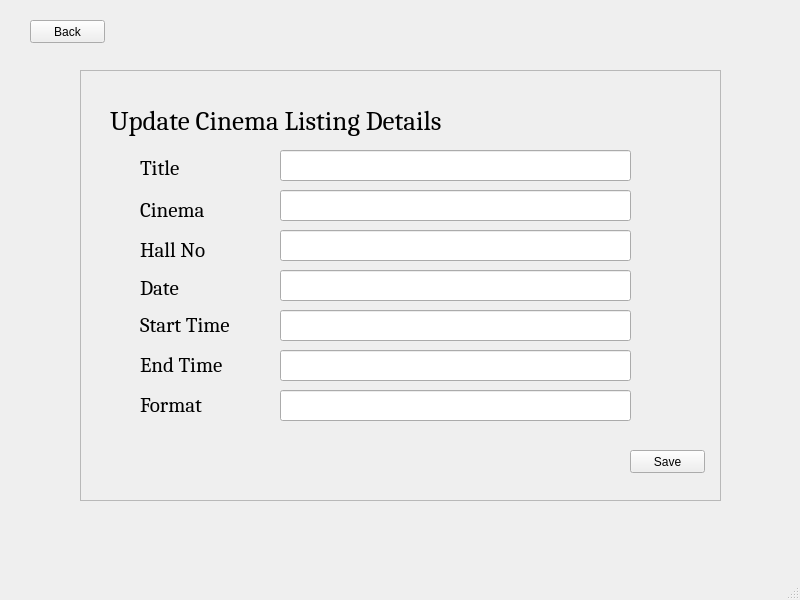
<?xml version="1.0" encoding="UTF-8"?>
<ui version="4.0">
 <class>MainWindow</class>
 <widget class="QMainWindow" name="MainWindow">
  <property name="geometry">
   <rect>
    <x>0</x>
    <y>0</y>
    <width>800</width>
    <height>600</height>
   </rect>
  </property>
  <property name="windowTitle">
   <string>MainWindow</string>
  </property>
  <widget class="QWidget" name="centralwidget">
   <widget class="QFrame" name="frame">
    <property name="geometry">
     <rect>
      <x>80</x>
      <y>70</y>
      <width>641</width>
      <height>431</height>
     </rect>
    </property>
    <property name="frameShape">
     <enum>QFrame::StyledPanel</enum>
    </property>
    <property name="frameShadow">
     <enum>QFrame::Raised</enum>
    </property>
    <widget class="QLabel" name="label">
     <property name="geometry">
      <rect>
       <x>30</x>
       <y>30</y>
       <width>351</width>
       <height>41</height>
      </rect>
     </property>
     <property name="font">
      <font>
       <family>Cambria</family>
       <pointsize>20</pointsize>
      </font>
     </property>
     <property name="text">
      <string>Update Cinema Listing Details</string>
     </property>
    </widget>
    <widget class="QLineEdit" name="title">
     <property name="geometry">
      <rect>
       <x>200</x>
       <y>80</y>
       <width>351</width>
       <height>31</height>
      </rect>
     </property>
    </widget>
    <widget class="QLineEdit" name="cinema">
     <property name="geometry">
      <rect>
       <x>200</x>
       <y>120</y>
       <width>351</width>
       <height>31</height>
      </rect>
     </property>
    </widget>
    <widget class="QLineEdit" name="hallno">
     <property name="geometry">
      <rect>
       <x>200</x>
       <y>160</y>
       <width>351</width>
       <height>31</height>
      </rect>
     </property>
    </widget>
    <widget class="QLineEdit" name="date">
     <property name="geometry">
      <rect>
       <x>200</x>
       <y>200</y>
       <width>351</width>
       <height>31</height>
      </rect>
     </property>
    </widget>
    <widget class="QLineEdit" name="format">
     <property name="geometry">
      <rect>
       <x>200</x>
       <y>320</y>
       <width>351</width>
       <height>31</height>
      </rect>
     </property>
    </widget>
    <widget class="QLineEdit" name="endtime">
     <property name="geometry">
      <rect>
       <x>200</x>
       <y>280</y>
       <width>351</width>
       <height>31</height>
      </rect>
     </property>
    </widget>
    <widget class="QLineEdit" name="starttime">
     <property name="geometry">
      <rect>
       <x>200</x>
       <y>240</y>
       <width>351</width>
       <height>31</height>
      </rect>
     </property>
    </widget>
    <widget class="QLabel" name="label_2">
     <property name="geometry">
      <rect>
       <x>60</x>
       <y>90</y>
       <width>51</width>
       <height>16</height>
      </rect>
     </property>
     <property name="font">
      <font>
       <family>Cambria</family>
       <pointsize>16</pointsize>
      </font>
     </property>
     <property name="text">
      <string>Title</string>
     </property>
    </widget>
    <widget class="QLabel" name="label_3">
     <property name="geometry">
      <rect>
       <x>60</x>
       <y>130</y>
       <width>81</width>
       <height>21</height>
      </rect>
     </property>
     <property name="font">
      <font>
       <family>Cambria</family>
       <pointsize>16</pointsize>
      </font>
     </property>
     <property name="text">
      <string>Cinema</string>
     </property>
    </widget>
    <widget class="QLabel" name="label_7">
     <property name="geometry">
      <rect>
       <x>60</x>
       <y>170</y>
       <width>101</width>
       <height>21</height>
      </rect>
     </property>
     <property name="font">
      <font>
       <family>Cambria</family>
       <pointsize>16</pointsize>
       <weight>50</weight>
       <bold>false</bold>
      </font>
     </property>
     <property name="text">
      <string>Hall No</string>
     </property>
    </widget>
    <widget class="QLabel" name="label_8">
     <property name="geometry">
      <rect>
       <x>60</x>
       <y>210</y>
       <width>121</width>
       <height>16</height>
      </rect>
     </property>
     <property name="font">
      <font>
       <family>Cambria</family>
       <pointsize>16</pointsize>
      </font>
     </property>
     <property name="text">
      <string>Date</string>
     </property>
    </widget>
    <widget class="QLabel" name="label_9">
     <property name="geometry">
      <rect>
       <x>60</x>
       <y>240</y>
       <width>91</width>
       <height>31</height>
      </rect>
     </property>
     <property name="font">
      <font>
       <family>Cambria</family>
       <pointsize>16</pointsize>
      </font>
     </property>
     <property name="text">
      <string>Start Time</string>
     </property>
    </widget>
    <widget class="QLabel" name="label_10">
     <property name="geometry">
      <rect>
       <x>60</x>
       <y>280</y>
       <width>111</width>
       <height>31</height>
      </rect>
     </property>
     <property name="font">
      <font>
       <family>Cambria</family>
       <pointsize>16</pointsize>
      </font>
     </property>
     <property name="text">
      <string>End Time</string>
     </property>
    </widget>
    <widget class="QLabel" name="label_11">
     <property name="geometry">
      <rect>
       <x>60</x>
       <y>320</y>
       <width>121</width>
       <height>31</height>
      </rect>
     </property>
     <property name="font">
      <font>
       <family>Cambria</family>
       <pointsize>16</pointsize>
      </font>
     </property>
     <property name="text">
      <string>Format</string>
     </property>
    </widget>
    <widget class="QPushButton" name="saveButton">
     <property name="geometry">
      <rect>
       <x>550</x>
       <y>380</y>
       <width>75</width>
       <height>23</height>
      </rect>
     </property>
     <property name="text">
      <string>Save</string>
     </property>
    </widget>
   </widget>
   <widget class="QPushButton" name="backButton">
    <property name="geometry">
     <rect>
      <x>30</x>
      <y>20</y>
      <width>75</width>
      <height>23</height>
     </rect>
    </property>
    <property name="text">
     <string>Back</string>
    </property>
   </widget>
  </widget>
  <widget class="QMenuBar" name="menubar">
   <property name="geometry">
    <rect>
     <x>0</x>
     <y>0</y>
     <width>800</width>
     <height>21</height>
    </rect>
   </property>
  </widget>
  <widget class="QStatusBar" name="statusbar"/>
 </widget>
 <resources/>
 <connections/>
</ui>
